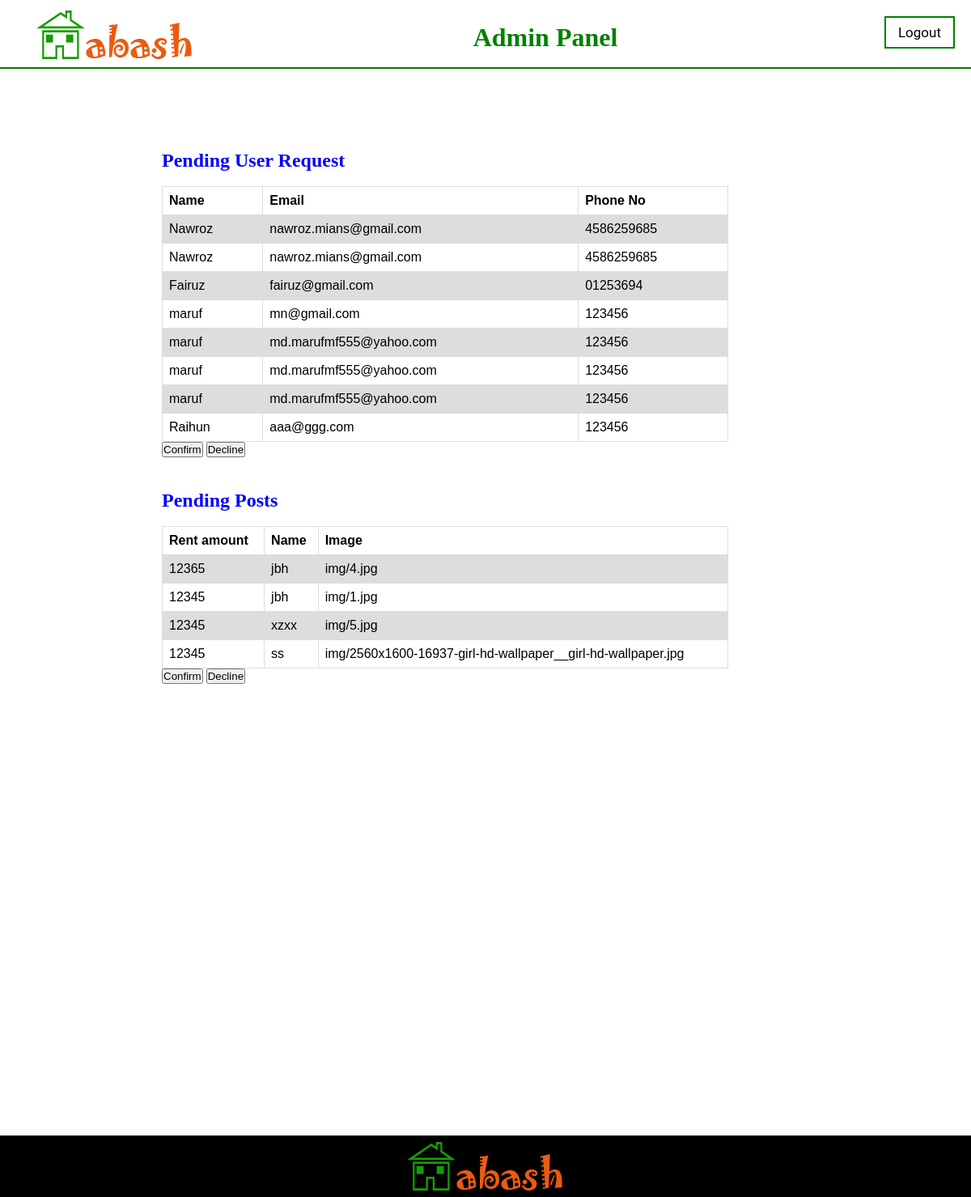
The app's page /admin.php with its own data.
### tables this page shows
CREATE TABLE `regi` (
  `id` int(11) NOT NULL,
  `name` varchar(200) NOT NULL,
  `email` varchar(200) NOT NULL,
  `un` varchar(10) NOT NULL,
  `address` longtext NOT NULL,
  `phone_no` varchar(14) NOT NULL,
  `pw` varchar(100) NOT NULL
);

CREATE TABLE `post` (
  `id` int(11) NOT NULL,
  `name` varchar(200) NOT NULL,
  `email` varchar(500) NOT NULL,
  `address` longtext NOT NULL,
  `rent_price` double NOT NULL,
  `date_a` date NOT NULL,
  `phone_no` varchar(14) NOT NULL,
  `image` longblob NOT NULL
);

### admin.php (the view, shortened to what this page needs)
<html>
<head>
	<link href='css/style.css' rel='stylesheet'>
</head>
<body>
  <?php
$con=mysqli_connect("localhost","root","","ab");
$query="select * from post";
$rs=mysqli_query($con,$query);
$sql="select * from regi";
$res=mysqli_query($con,$sql);
?>
     <div class="logo_menu">
	    <div class="neon">
		    <img src="img/logo.png">
	    </div>
		<ul class="main-nav">
		    <li class="active"><a href="index.php">Logout</a></li>
		</ul>
	 </div>
		<div align="center">
		<h1 style="color:green">Admin Panel</h1>
	    </div>
	<hr style="border:1px solid green"></hr>
  <div class="usercon">
  <h2 style="color:blue">Pending User Request</h2>
  <br/>
  <table>
    <tr>
    <th>Name</th>
    <th>Email</th>
    <th>Phone No</th>
  </tr>
  <?php
  if ($res->num_rows > 0){
  while($row = $res->fetch_assoc()){?>
        <tr>
            <td><?php echo $row['name']; ?></td>
            <td><?php echo $row['email']; ?></td>
            <td><?php echo $row['phone_no']; ?></td>
        </tr>
        <?php
		    }
} else {
    echo "0 results";
}
?>
  </table>
  <input type="button" value="Confirm">
  <input type="button" value="Decline">
  </div>
  <div class="postcon">
  <h2 style="color:blue">Pending Posts</h2>
  <br/>
  <table>
      <tr>
    <th>Rent amount</th>
    <th>Name</th>
    <th>Image</th>
  </tr>
  <?php
  if ($rs->num_rows > 0){
  while($row = $rs->fetch_assoc()){?>
        <tr>
            <td><?php echo $row['rent_price']; ?></td>
            <td><?php echo $row['name']; ?></td>
            <td><?php echo $row['image']; ?></td>
        </tr>
        <?php
		    }
} else {
    echo "0 results";
}
?>
  </table>
   <input type="button" value="Confirm">
  <input type="button" value="Decline">
  </div>
</body>
<br/><br/><br/><br/><br/><br/><br/><br/><br/><br/><br/><br/><br/><br/><br/><br/><br/><br/><br/><br/><br/><br/><br/><br/><br/><br/><br/><br/><br/><br/><br/>
	<footer class="footer">
		<div>
			<img src="img/logo.png">
		</div>
	</footer>
</html>

### css/style.css (style rules this page uses)
* { margin: 0; padding: 0; }
.neon { float: left; margin-left: 40px; list-style: none; margin-right: 15px; }
.main-nav { float: right; list-style: none; margin-top: 25px; margin-right: 15px; }
.main-nav li { display: inline-block; }
.main-nav li a { color: black; text-decoration: none; padding: 8px 15px; font-family: "Roboto", sans-serif; font-size: 17px; }
.main-nav li.active a { border: 2px solid green; }
.logo_menu { background-color: #fff; padding: 5px 5px; }
.footer { background-color: black; width: 100%; height: auto; text-align:center; }
.usercon { padding-top:100px; padding-bottom:40px; padding-left:200px; }
.postcon { padding-left:200px; }

### admin.php (style rules this page uses)
table { font-family: arial, sans-serif; border-collapse: collapse; width: 70%; }
td, th { border: 1px solid #dddddd; text-align: left; padding: 8px; }
tr:nth-child(even) { background-color: #dddddd; }

### records on screen
regi: name "Nawroz", email "nawroz.mians@gmail.com", phone_no "4586259685"
regi: name "Nawroz", email "nawroz.mians@gmail.com", phone_no "4586259685"
regi: name "Fairuz", email "fairuz@gmail.com", phone_no "01253694"
regi: name "maruf", email "mn@gmail.com", phone_no "123456"
regi: name "maruf", email "md.marufmf555@yahoo.com", phone_no "123456"
regi: name "maruf", email "md.marufmf555@yahoo.com", phone_no "123456"
regi: name "maruf", email "md.marufmf555@yahoo.com", phone_no "123456"
regi: name "Raihun", email "aaa@ggg.com", phone_no "123456"
post: rent_price "12365", name "jbh", image "img/4.jpg"
post: rent_price "12345", name "jbh", image "img/1.jpg"
post: rent_price "12345", name "xzxx", image "img/5.jpg"
post: rent_price "12345", name "ss", image "img/2560x1600-16937-girl-hd-wallpaper__girl-hd-wallpaper.jpg"
